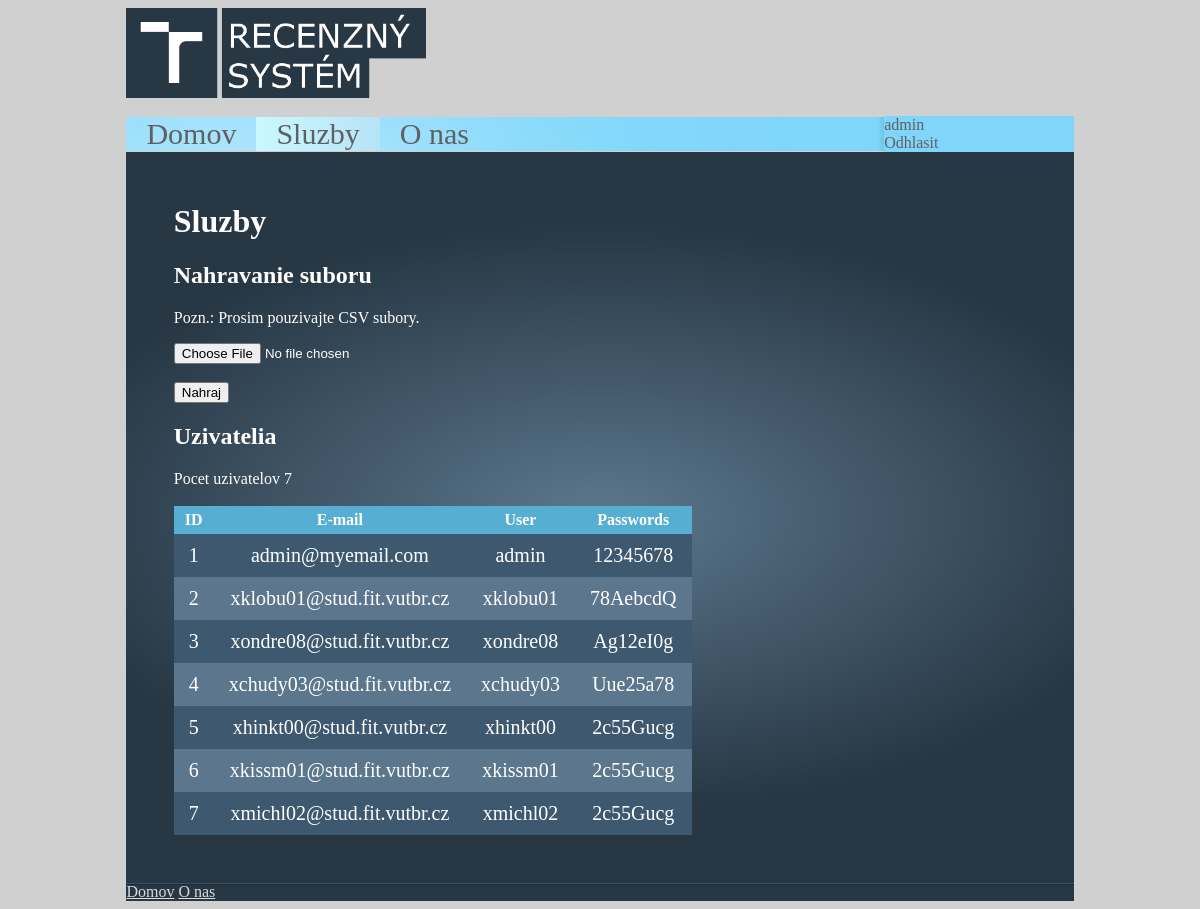
The app's page /?menu=2 (signed in) with its own data.
### tables this page shows
CREATE TABLE users(
ID_U BIGINT NOT NULL AUTO_INCREMENT,
login_U VARCHAR(255) DEFAULT NULL,
password_U VARCHAR(255) DEFAULT NULL,
email_U VARCHAR(30) NOT NULL,
type_U BIGINT NOT NULL,

FILENAME VARCHAR(255) NOT NULL DEFAULT 'File was not uploaded yet',

PRIMARY KEY(ID_U)
);

### index.php (called while the page is built, shortened)
<?php
include "init.php";
include "menu.php";
menu($_GET["menu"],$db, $_GET["u"]);
?>

### menu.php (the view, shortened to what this page needs)
<?
function menu($num,$db,$u){
$tmp1 = 0;
?>
	<div id=menu>
	<table id="tabulkaF" cellspacing=0>
	<tr>
		<td id="menu1">
			<ul>
				<?if($_SESSION["TYPE"] == 1){?>
				<li <?if($num==0){?>class="current"<?}?>><a href="?menu=0">Domov</a></li>
				<li <?if($num==2){?>class="current"<?}?>><a href="?menu=2">Sluzby</a></li>
				<?}?>
				<li <?if($num==1){?>class="current"<?}?>><a href="?menu=1">O nas</a></li>
			</ul>
		</td>
	   <td class="box1">
				<div class="box_content">
					<?
					if($_SESSION['username'] == "")
					{
						?>
						<div><a href="?menu=4" class="reserve">Prihlasit</a></div>
						<?
					}
					else
					{
						?>
						<div><a href="?menu=20" class="reserve"><?echo $_SESSION['username'];?></a></div>
						<div><a href="logout.php" class="reserve">Odhlasit</a></div>
						<?
					}
					?>
				</div>
		</td>
	</tr>
	</table>
	</div>
</div>
<div id="telos">
<?
 switch($num){
		?>
	<?
	case 2:
	?>
	<h1>Sluzby</h1>
	<?if($_SESSION["TYPE"] == 1)
	{?>
		<form enctype="multipart/form-data" method="post" role="form">
			<div class="form-group">
				<label for="exampleInputFile"><h2>Nahravanie suboru</h2></label>
				<p class="help-block">Pozn.: Prosim pouzivajte CSV subory.</p>
				<input type="file" name="excel_file" id="file">
			</div>
			<br><button type="submit" class="btn btn-default" name="Import" value="Import">Nahraj</button>
		</form>
	<?
		echo "<h2>Uzivatelia</h2>";
		$rozsah = 10;
		$offsetA = $tmp1;
		$offsetB = $offsetA + $rozsah;
		$first_row = true;
		$query="SELECT ID_U as 'ID', email_U as 'E-mail', login_U as 'User', password_U as 'Passwords'
				FROM users LIMIT ".$offsetA.",".$offsetB."";
		$id = 0;
		$result = mysql_query($query,$db);
		$num_rows = mysql_num_rows($result);
		?>Pocet uzivatelov <? echo $num_rows; ?><br><br><?
		echo '<table ID="tabulkaPP" cellspacing=0>';
		while ($row = mysql_fetch_assoc($result)) {
		if ($first_row) {
			$first_row = false;
			echo '<tr>';
			foreach($row as $key => $field) {
				echo '<th>' . htmlspecialchars($key) . '</th>';
			}
			echo '</tr>';
		}
		$xx = 1;
		echo "<tr align=center>";
		foreach($row as $key => $field) {
			if($xx == 1)
			{$xx = 2; $id = htmlspecialchars($field);}
			echo "<td><a href='?menu=55&u=".$id."' display:inline-block;><div>" . htmlspecialchars($field) . "</div></a></td>";
		}
		echo '</tr>';
		}
		echo '</table>';
		?>
		<br>
	<?}
	else
	{
		header( 'Location: index.php' ) ;
	}?>
	<?
	break;
	?>
	<?
 }
}
?>
</div>

### style.css (style rules this page uses)
html { min-width:800px; background-color:#D0D0D0; }
#main_container { width:80%; margin-left:10%; margin-right:10%; overflow:auto; }
#menu1 ul { list-style: none; background: url(images/menu_bg.jpg) no-repeat top center #273744; background-size: cover; margin: auto; font-size: 0; padding-left:0px; }
#menu1 ul li { display: inline-block; height: 100%; text-align: center; overflow:hidden; }
#menu1 ul li a { padding: 20px 20px 20px 20px; text-align: center; font-style: normal; font-family: Calibri; font-size: 30px; color: black; text-decoration: none; color:#606060; }
#menu1 ul li.current { background-size: 100% 100%; border-style: none; background: linear-gradient(90deg , RGB(202,248,255), RGB(182,228,247)); }
#telos { color: white; background:radial-gradient(60% 40%, RGB(92,119,141), #273744); background-size: contain; width: 90%; padding-top:30px; padding-bottom:30px; padding-left: 5%; padding-right: 5%; overflow:hidden; }
#menu1 { width: 80%; height: inherit; overflow: auto; margin:0px 0px 0px 0px; padding: 0px; border:0px 0px 0px 0px; }
.box1 { width:20%; height:100%; overflow:auto; background-color: #80D5FA; padding: 0px; border:0px 0px 0px 0px; }
#menu { overflow:auto; overflow: hidden; }
#tabulkaF tbody tr { background-color: transparent; }
div.box_content { height:inherit; height:100%; }
div.box_content div { width:100%; height:50%; }
div.box_content div a { text-decoration: none; size:10px; text-align: right; color:#606060; }
#menu table { width:100%; }
div.footer_links { background:url(images/footer_border.gif) no-repeat top center #273744; background-size: contain; }
div.footer_links a { color:#DADADA; }
table { padding: auto; }
table tr th { background-color:RGB(87,174,211); border-width: 1px 1px 1px 1px; padding: 5px 10px 5px 10px; }
table tr td { border-width: 1px 1px 1px 1px; height:100%; padding: 10px 15px 10px 15px; }
table tr:nth-child(even) { background-color: RGB(62,89,111); }
table tr:nth-child(odd) { background-color: RGB(92,119,141); }
#tabulkaPP tr td a { width:100%; height:100%; text-decoration: none; }
#tabulkaPP tr td a div { width:100%; height:100%; color:white; font-size:20px; text-decoration: none; }

### records on screen
users: key "ID", key "E-mail", key "User", key "Passwords", ID_U "1", email_U "admin@myemail.com", login_U "admin", password_U "12345678"
users: ID_U "2", email_U "xklobu01@stud.fit.vutbr.cz", login_U "xklobu01", password_U "78AebcdQ"
users: ID_U "3", email_U "xondre08@stud.fit.vutbr.cz", login_U "xondre08", password_U "Ag12eI0g"
users: ID_U "4", email_U "xchudy03@stud.fit.vutbr.cz", login_U "xchudy03", password_U "Uue25a78"
users: ID_U "5", email_U "xhinkt00@stud.fit.vutbr.cz", login_U "xhinkt00", password_U "2c55Gucg"
users: ID_U "6", email_U "xkissm01@stud.fit.vutbr.cz", login_U "xkissm01", password_U "2c55Gucg"
users: ID_U "7", email_U "xmichl02@stud.fit.vutbr.cz", login_U "xmichl02", password_U "2c55Gucg"

### other values on screen
$_SESSION['username'] "admin"
$num_rows "7"
